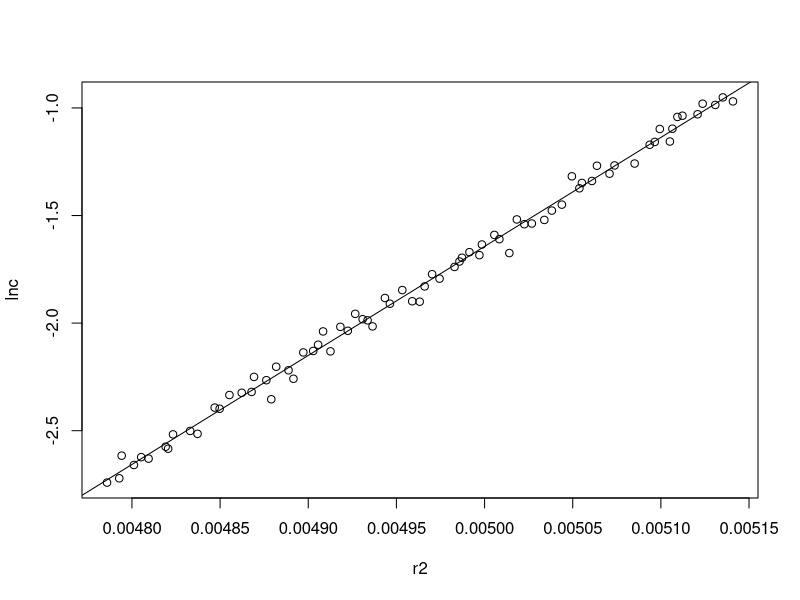

Reproduce this figure in R.
## ---- chunk 1
library(tidyverse)
## ---- chunk 2
r = c(6.918, 6.923, 6.924, 6.929, 6.932, 6.935, 6.942, 6.943, 6.945, 
6.952, 6.955, 6.962, 6.964, 6.968, 6.973, 6.977, 6.978, 6.983, 
6.985, 6.987, 6.992, 6.994, 6.998, 7.002, 7.004, 7.006, 7.009, 
7.013, 7.016, 7.019, 7.022, 7.024, 7.026, 7.031, 7.033, 7.038, 
7.042, 7.045, 7.047, 7.05, 7.053, 7.059, 7.061, 7.062, 7.065, 
7.069, 7.07, 7.075, 7.077, 7.081, 7.084, 7.087, 7.09, 7.095, 
7.098, 7.102, 7.106, 7.109, 7.11, 7.114, 7.116, 7.121, 7.123, 
7.131, 7.137, 7.139, 7.141, 7.145, 7.146, 7.148, 7.15, 7.156, 
7.158, 7.163, 7.166, 7.17)
od <- c(0.0645, 0.0658, 0.0731, 0.07, 0.0726, 0.0721, 0.0762, 0.0755, 
0.0807, 0.082, 0.0809, 0.0914, 0.0909, 0.0969, 0.0979, 0.0983, 
0.1054, 0.1038, 0.095, 0.1105, 0.1087, 0.1045, 0.1181, 0.1189, 
0.1224, 0.1302, 0.1187, 0.133, 0.1306, 0.1413, 0.1378, 0.1371, 
0.1333, 0.1521, 0.1481, 0.1578, 0.1498, 0.1495, 0.1605, 0.1699, 
0.1664, 0.1757, 0.1802, 0.1834, 0.1882, 0.1856, 0.195, 0.2039, 
0.1999, 0.1874, 0.2191, 0.2143, 0.215, 0.2186, 0.2283, 0.2347, 
0.2677, 0.2532, 0.2596, 0.262, 0.2812, 0.271, 0.2816, 0.2841, 
0.31, 0.3141, 0.3336, 0.3147, 0.334, 0.3528, 0.3548, 0.3572, 
0.3752, 0.373, 0.3863, 0.3792)
## ---- chunk 3
# divide 2 by 100 to convert cm to m
r2 = (r/100)^2; lnc = log(od)
## ---- chunk 4
mod <- lm(lnc~r2)
summary(mod)
# only gradient is important
## ---- chunk 5
plot(r2, lnc)
abline(-26.9711515, 5065.51703)
## ---- chunk 6
2.6156e-5 * 5065.51703
#2.6156e-5 * 506551.703
